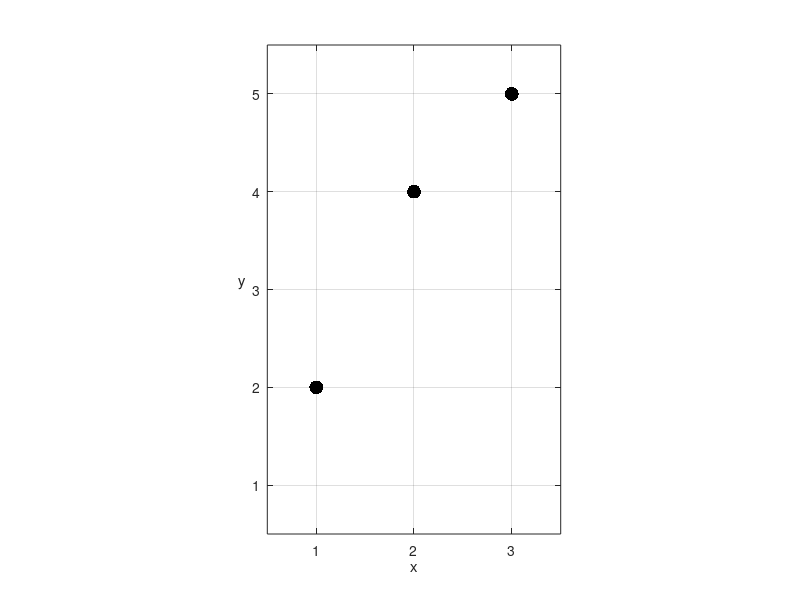

MATLAB code for this plot: (Note: this script raises an error after producing the figure.)
x = [1,2,3];
y = [2,4,5];
xo = 0.25;
yo = 0.75;
zstr = 'z';
%interp1(x,y,1.6)

figure(1);clf;grid on;hold on;
    plot(x,y,'k.','MarkerSize',30);
    axis equal
    axis([0.5 3.5 0.5 5.5]);
    set(gca,'XTick',[1:3])
    set(gca,'YTick',[1:5])
    xlabel('x');
    box on;
    ylabel('y','Rotation',0,'HorizontalAlignment','Right');
    saveplots('interpolation1D_part1')

figure(2);clf;grid on;hold on;
    plot(x,y,'k.','MarkerSize',30);
    axis equal
    axis([0.5 3.5 0.5 5.5]);
    set(gca,'XTick',[1:3])
    set(gca,'YTick',[1:5])
    xlabel('x');
    box on;
    ylabel('y','Rotation',0,'HorizontalAlignment','Right');
    plot([1 2],[2 2],'b','LineWidth',3);
    plot([2 2],[2 4],'b','LineWidth',3);
    plot([1 2],[2 4],'b','LineWidth',3);
    text(1.4,1.5,'1.0','Color','b','FontWeight','bold');
    text(2.2,3.0,'2.0','Color','b','FontWeight','bold');
    plot([1 1.6],[2 2],'g','LineWidth',1);
    plot([1.6 1.6],[2 3.2],'g','LineWidth',1);
    plot([1 1.6],[2 3.2],'g','LineWidth',1);
    text(1.2,1.8,'0.6','Color','g','FontWeight','bold');
    text(1.7,2.5,'?','Color','g','FontWeight','bold');
    saveplots('interpolation1D_part2')